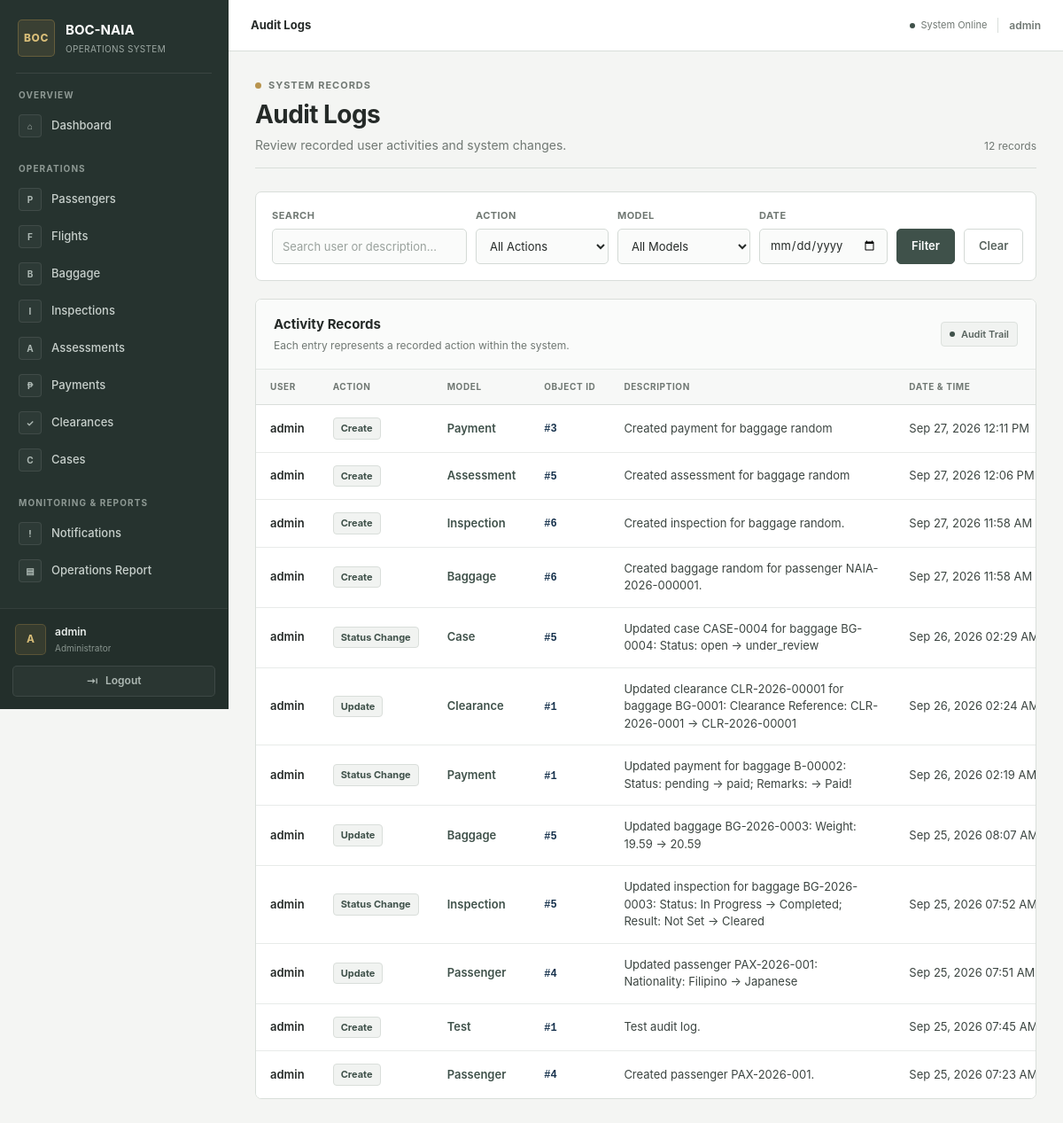
Page /passengers/audit-logs/ (signed in) on the earlier database version.
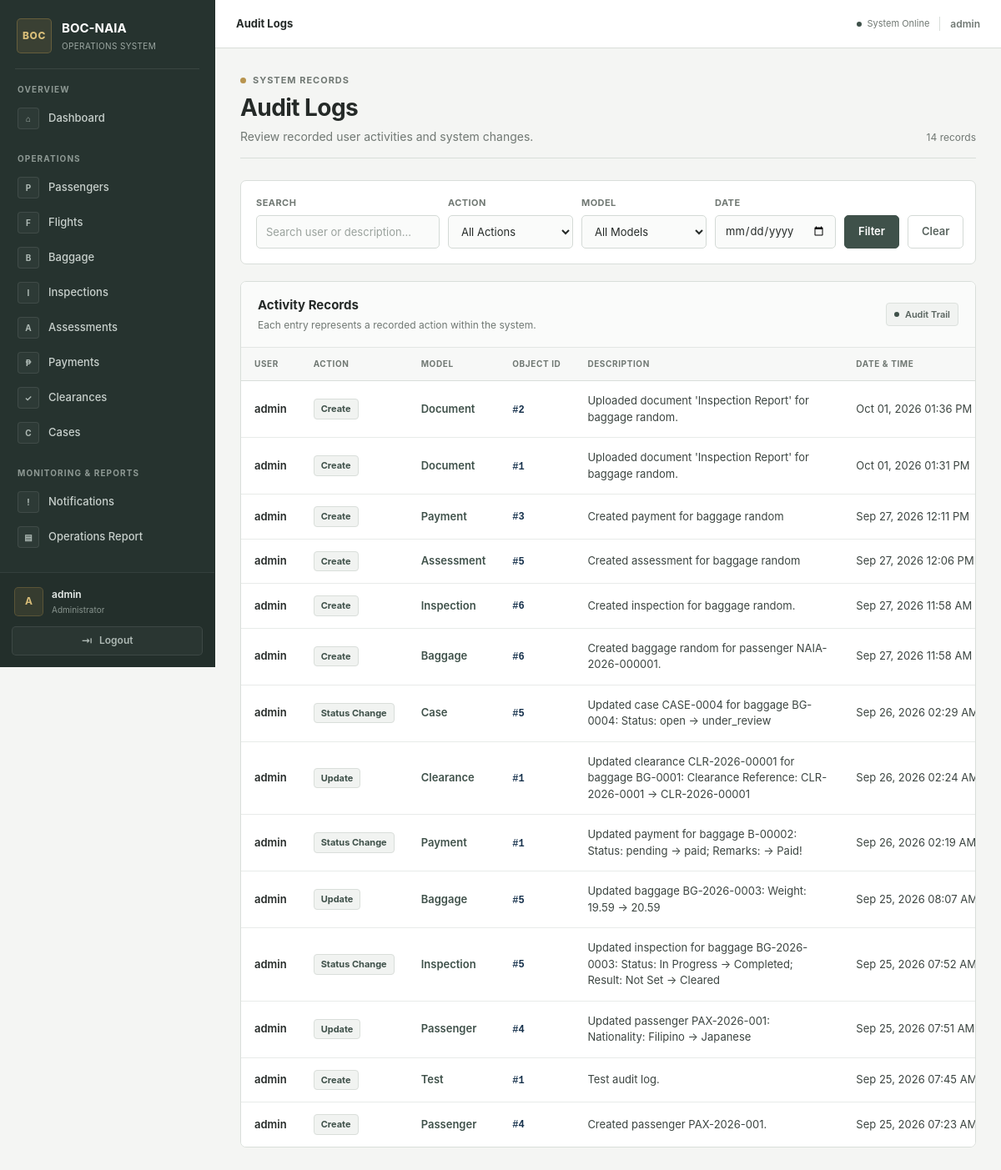
Same page on the later database version.
### passengers/models.py (models this page shows, shortened)
class AuditLog(models.Model):
    ACTION_CHOICES = [
        ("create", "Create"),
        ("update", "Update"),
        ("delete", "Delete"),
        ("status_change", "Status Change"),
        ("payment", "Payment"),
        ("clearance", "Clearance"),
        ("case_resolution", "Case Resolution"),
    ]
    user = models.ForeignKey(
        User,
        on_delete=models.PROTECT,
        related_name="audit_logs",
    )
    action = models.CharField(
        max_length=30,
        choices=ACTION_CHOICES,
    )
    model_name = models.CharField(max_length=100)
    object_id = models.PositiveIntegerField()
    description = models.TextField()
    created_at = models.DateTimeField(auto_now_add=True)
    previous_data = models.JSONField(
    null=True,
    blank=True,
    )
    new_data = models.JSONField(
        null=True,
        blank=True,
    )

### passengers/views.py (the view)
@login_required
@permission_required(
    "passengers.view_auditlog",
    raise_exception=True,
)
def audit_log_list(request):
    audit_logs = AuditLog.objects.select_related(
        "user"
    ).order_by("-created_at")
    search = request.GET.get("search", "").strip()
    action = request.GET.get("action", "")
    model_name = request.GET.get("model", "")
    date = request.GET.get("date", "")
    if search:
        audit_logs = audit_logs.filter(
            Q(user__username__icontains=search)
            | Q(description__icontains=search)
        )
    if action:
        audit_logs = audit_logs.filter(
            action=action
        )
    if model_name:
        audit_logs = audit_logs.filter(
            model_name=model_name
        )
    if date:
        audit_logs = audit_logs.filter(
            created_at__date=date
        )
    paginator = Paginator(
        audit_logs,
        20,
    )
    page_number = request.GET.get("page")
    page_obj = paginator.get_page(
        page_number
    )
    context = {
        "audit_logs": page_obj,
        "page_obj": page_obj,
        "search": search,
        "selected_action": action,
        "selected_model": model_name,
        "selected_date": date,
        "action_choices": AuditLog.ACTION_CHOICES,
        "model_choices": AuditLog.objects.values_list(
            "model_name",
            flat=True,
        ).distinct().order_by(
            "model_name"
        ),
    }
    return render(
        request,
        "passengers/audit_log_list.html",
        context,
    )

### passengers/templates/passengers/audit_log_list.html (shortened to what this page needs)
{% extends "base.html" %}
{% block page_heading %}Audit Logs{% endblock %}
{% block content %}
<div class="audit-page">
    <div class="page-header">
        <div>
            <div class="eyebrow">
                <span class="eyebrow-mark"></span>
                System Records
            </div>
            <h1 class="page-title">Audit Logs</h1>
            <p class="page-subtitle">
                Review recorded user activities and system changes.
            </p>
        </div>
        {% if page_obj %}
            <div class="record-count">
                {{ page_obj.paginator.count }} record{{ page_obj.paginator.count|pluralize }}
            </div>
        {% endif %}
    </div>
    <section class="filter-panel">
        <form method="get" class="filter-form">
            <div class="filter-field">
                <label class="filter-label" for="audit-search">Search</label>
                <input
                    id="audit-search"
                    class="filter-input"
                    type="text"
                    name="search"
                    placeholder="Search user or description..."
                    value="{{ search }}"
                >
            </div>
            <div class="filter-field">
                <label class="filter-label" for="audit-action">Action</label>
                <select
                    id="audit-action"
                    class="filter-select"
                    name="action"
                >
                    <option value="">All Actions</option>
                </select>
            </div>
            <div class="filter-field">
                <label class="filter-label" for="audit-model">Model</label>
                <select
                    id="audit-model"
                    class="filter-select"
                    name="model"
                >
                    <option value="">All Models</option>
                </select>
            </div>
            <div class="filter-field">
                <label class="filter-label" for="audit-date">Date</label>
                <input
                    id="audit-date"
                    class="filter-input"
                    type="date"
                    name="date"
                    value="{{ selected_date }}"
                >
            </div>
            <button type="submit" class="filter-button">
                Filter
            </button>
            <a href="{% url 'audit_log_list' %}" class="clear-button">
                Clear
            </a>
        </form>
    </section>
    <section class="table-panel">
        <div class="table-header">
            <div>
                <h2 class="table-heading">Activity Records</h2>
                <p class="table-description">
                    Each entry represents a recorded action within the system.
                </p>
            </div>
            <span class="table-status">
                <span class="status-dot"></span>
                Audit Trail
            </span>
        </div>
        <div class="table-wrapper">
            <table class="audit-table">
                <thead>
                    <tr>
                        <th>User</th>
                        <th>Action</th>
                        <th>Model</th>
                        <th>Object ID</th>
                        <th>Description</th>
                        <th>Date &amp; Time</th>
                    </tr>
                </thead>
                <tbody>
                    {% for log in audit_logs %}
                    <tr>
                        <td>
                            <span class="user-name">
                                {{ log.user.username }}
                            </span>
                        </td>
                        <td>
                            <span class="action-badge">
                                {{ log.get_action_display }}
                            </span>
                        </td>
                        <td>
                            <span class="model-name">
                                {{ log.model_name }}
                            </span>
                        </td>
                        <td>
                            <a
                                href="{% url 'audit_log_detail' log.id %}"
                                class="object-link"
                            >
                                #{{ log.object_id }}
                            </a>
                        </td>
                        <td class="description-cell">
                            {{ log.description }}
                        </td>
                        <td class="date-cell">
                            {{ log.created_at|date:"M d, Y h:i A" }}
                        </td>
                    </tr>
                    {% endfor %}
                </tbody>
            </table>
        </div>
    </section>
</div>
{% endblock %}

### templates/base.html (shortened to what this page needs)
{% load static %}
<!DOCTYPE html>
<html lang="en">
<head>
    <link rel="stylesheet" href="{% static 'css/app.css' %}?v=20261002">
</head>
<body>
<div class="app-shell">
    <aside class="sidebar" id="sidebar">
        <div class="sidebar-brand">
            <div class="brand-mark">
                BOC
            </div>
            <div class="brand-text">
                <strong>BOC-NAIA</strong>
                <span>Operations System</span>
            </div>
        </div>
        <div class="sidebar-divider"></div>
        <nav class="sidebar-navigation">
            <div class="nav-section">
                <span class="nav-section-title">
                    Overview
                </span>
                <a
                    href="{% url 'dashboard' %}"
                    class="nav-link {% block nav_dashboard %}{% endblock %}"
                >
                    <span class="nav-icon">⌂</span>
                    <span class="nav-label">Dashboard</span>
                </a>
            </div>
            <div class="nav-section">
                <span class="nav-section-title">
                    Operations
                </span>
                {% if perms.passengers.view_passenger %}
                <a
                    href="{% url 'passenger_list' %}"
                    class="nav-link {% block nav_passengers %}{% endblock %}"
                >
                    <span class="nav-icon">P</span>
                    <span class="nav-label">Passengers</span>
                </a>
                {% endif %}
                {% if perms.passengers.view_flight %}
                <a
                    href="{% url 'flight_list' %}"
                    class="nav-link {% block nav_flights %}{% endblock %}"
                >
                    <span class="nav-icon">F</span>
                    <span class="nav-label">Flights</span>
                </a>
                {% endif %}
                {% if perms.passengers.view_baggage %}
                <a
                    href="{% url 'baggage_list' %}"
                    class="nav-link {% block nav_baggage %}{% endblock %}"
                >
                    <span class="nav-icon">B</span>
                    <span class="nav-label">Baggage</span>
                </a>
                {% endif %}
                {% if perms.passengers.view_inspection %}
                <a
                    href="{% url 'inspection_list' %}"
                    class="nav-link {% block nav_inspections %}{% endblock %}"
                >
                    <span class="nav-icon">I</span>
                    <span class="nav-label">Inspections</span>
                </a>
                {% endif %}
                {% if perms.passengers.view_assessment %}
                <a
                    href="{% url 'assessment_list' %}"
                    class="nav-link {% block nav_assessments %}{% endblock %}"
                >
                    <span class="nav-icon">A</span>
                    <span class="nav-label">Assessments</span>
                </a>
                {% endif %}
                {% if perms.passengers.view_payment %}
                <a
                    href="{% url 'payment_list' %}"
                    class="nav-link {% block nav_payments %}{% endblock %}"
                >
                    <span class="nav-icon">₱</span>
                    <span class="nav-label">Payments</span>
                </a>
                {% endif %}
                {% if perms.passengers.view_clearance %}
                <a
                    href="{% url 'clearance_list' %}"
                    class="nav-link {% block nav_clearances %}{% endblock %}"
                >
                    <span class="nav-icon">✓</span>
                    <span class="nav-label">Clearances</span>
                </a>
                {% endif %}
                {% if perms.passengers.view_case %}
                <a
                    href="{% url 'case_list' %}"
                    class="nav-link {% block nav_cases %}{% endblock %}"
                >
                    <span class="nav-icon">C</span>
                    <span class="nav-label">Cases</span>
                </a>
                {% endif %}
            </div>
            <div class="nav-section">
                <span class="nav-section-title">Monitoring & Reports</span>
                <a
                    href="{% url 'notifications' %}"
                    class="nav-link {% block nav_notifications %}{% endblock %}"
                >
                    <span class="nav-icon">!</span>
                    <span>Notifications</span>
                </a>
                <a
                    href="{% url 'operations_report' %}"
                    class="nav-link {% block nav_operations_report %}{% endblock %}"
                >
                    <span class="nav-icon">▤</span>
                    <span>Operations Report</span>
                </a>
            </div>
        </nav>
        <div class="sidebar-footer">
            <div class="user-profile">
                <div class="user-avatar">
                    {{ request.user.username|first|upper }}
                </div>
                <div class="user-information">
                    <strong>
                        {% if request.user.get_full_name %}
                            {{ request.user.get_full_name }}
                        {% else %}
                            {{ request.user.username }}
                        {% endif %}
                    </strong>
                    <span>
                        {% if request.user.is_superuser %}
                            Administrator
                        {% endif %}
                    </span>
                </div>
            </div>
            <form
                method="post"
                action="{% url 'logout' %}"
                class="logout-form"
            >
                <button
                    type="submit"
                    class="logout-button"
                >
                    <span class="logout-icon">⇥</span>
                    <span>Logout</span>
                </button>
            </form>
        </div>
    </aside>
    <div class="main-wrapper">
        <header class="topbar">
            <div class="topbar-title">
                {% block page_heading %}{% endblock %}
            </div>
            <div class="topbar-right">
                <div class="topbar-status">
                    <span class="status-dot"></span>
                    <span>System Online</span>
                </div>
                <span class="topbar-user">
                    {{ request.user.username }}
                </span>
            </div>
        </header>
        <main class="main-content">
            {% block content %}{% endblock %}
        </main>
    </div>
</div>
</body>
</html>

Differences in the rows shown:
added AuditLog: user.username "admin", action "Create", model_name "Document", object_id "2", description "Uploaded document 'Inspection Report' for baggage random.", created_at "Oct 01, 2026 01:36 PM"
added AuditLog: user.username "admin", action "Create", model_name "Document", object_id "1", description "Uploaded document 'Inspection Report' for baggage random.", created_at "Oct 01, 2026 01:31 PM"
Other differences:
{{ page_obj.paginator.count }}: "12" → "14"
